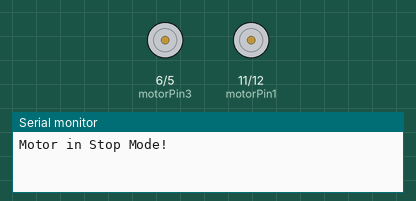
Bench run of a sketch on a simulated Arduino Uno, built with avr-gcc and run on an emulated ATmega328P. On the bench: motor-driver pin pairs drawn as motors (green arrow = first pin HIGH = forward, orange = second pin HIGH = backward, longer = more drive), the last lines printed to the serial monitor.

Above: at 0.1 s.
At 12.1 s:
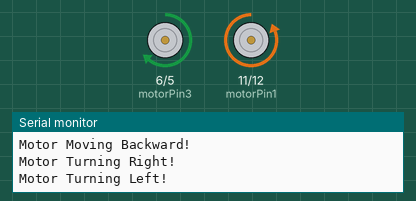
At 23.1 s:
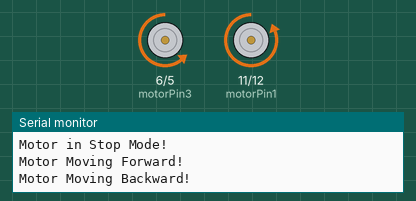
At 37.1 s:
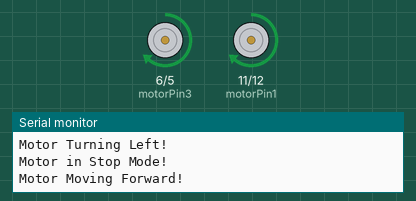
Timing chart, 0 to 38.6 s (numbered marks = the images above):
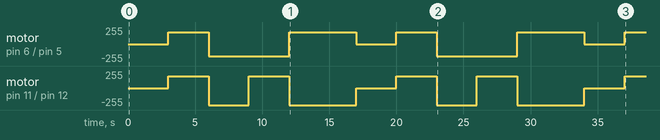

The sketch:

all_4_motor_test.ino
```cpp
// Define motor control pins for a motor driver
const int motorPin1 = 11;   // Motor 1 control pin 1
const int motorPin2 = 12;   // Motor 1 control pin 2
const int motorPin3 = 6;    // Motor 2 control pin 1
const int motorPin4 = 5;    // Motor 2 control pin 2

// Function prototypes to declare movement functions
void moveStop();
void moveForward();
void moveBackward();
void turnRight();
void turnLeft();

void setup() {
  // Initialize serial communication at a baud rate of 9600
  Serial.begin(9600);

  // Set motor control pins as outputs
  pinMode(motorPin1, OUTPUT);
  pinMode(motorPin2, OUTPUT);
  pinMode(motorPin3, OUTPUT);
  pinMode(motorPin4, OUTPUT);
}

void loop() {
  // Stop the motor, move forward, backward, turn right and left in sequence
  moveStop();
  moveForward();
  moveBackward();
  turnRight();
  turnLeft();

  // Wait for 2 seconds before repeating the loop
  delay(2000);
}

// Function to stop all motors
void moveStop() {
  Serial.println("Motor in Stop Mode!"); // Print the current action
  // Set all motor pins to 0 (stop)
  analogWrite(motorPin1, 0);
  analogWrite(motorPin2, 0);
  analogWrite(motorPin3, 0);
  analogWrite(motorPin4, 0);
  delay(3000); // Wait for 3 seconds before next command
}

// Function to move motors forward
void moveForward() {
  Serial.println("Motor Moving Forward!"); // Print the current action
  // Set motorPin1 and motorPin3 high, and motorPin2 and motorPin4 low
  analogWrite(motorPin1, 180);
  analogWrite(motorPin2, 0);
  analogWrite(motorPin3, 180);
  analogWrite(motorPin4, 0);
  delay(3000); // Wait for 3 seconds before next command
}

// Function to move motors backward
void moveBackward() {
  Serial.println("Motor Moving Backward!"); // Print the current action
  // Set motorPin2 and motorPin4 high, and motorPin1 and motorPin3 low
  analogWrite(motorPin1, 0);
  analogWrite(motorPin2, 180);
  analogWrite(motorPin3, 0);
  analogWrite(motorPin4, 180);
  delay(3000); // Wait for 3 seconds before next command
}

// Function to turn right by activating motors on one side
void turnRight() {
  Serial.println("Motor Turning Right!"); // Print the current action
  // Set motorPin1 and motorPin4 high, and motorPin2 and motorPin3 low
  analogWrite(motorPin1, 180);
  analogWrite(motorPin2, 0);
  analogWrite(motorPin3, 0);
  analogWrite(motorPin4, 180);
  delay(3000); // Wait for 3 seconds before next command
}

// Function to turn left by activating motors on the opposite side
void turnLeft() {
  Serial.println("Motor Turning Left!"); // Print the current action
  // Set motorPin2 and motorPin3 high, and motorPin1 and motorPin4 low
  analogWrite(motorPin1, 0);
  analogWrite(motorPin2, 180);
  analogWrite(motorPin3, 180);
  analogWrite(motorPin4, 0);
  delay(3000); // Wait for 3 seconds before next command
}
```

Measured:
- by itself, motor on pin 6 (motorPin3) / pin 5 (motorPin4): stopped → forward 180/255 at 3.0 s, → backward 180/255 3.0 s later, → forward 180/255 6.0 s later, → stopped 5.0 s later, … (9 changes in this stretch)
- by itself, motor on pin 11 (motorPin1) / pin 12 (motorPin2): stopped → forward 180/255 at 3.0 s, → backward 255/255 3.0 s later, → forward 180/255 3.0 s later, → backward 255/255 3.0 s later, … (11 changes in this stretch)
